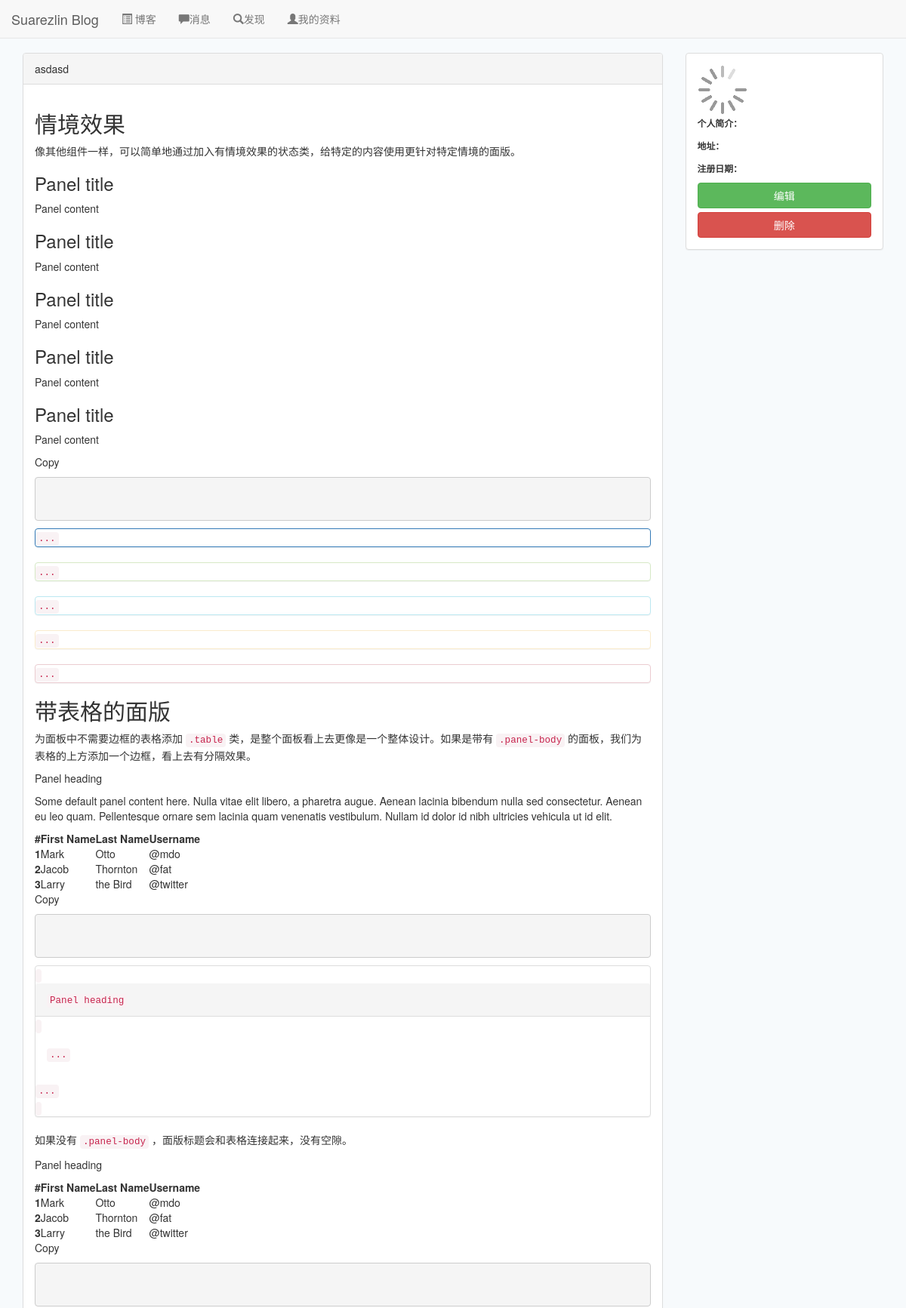
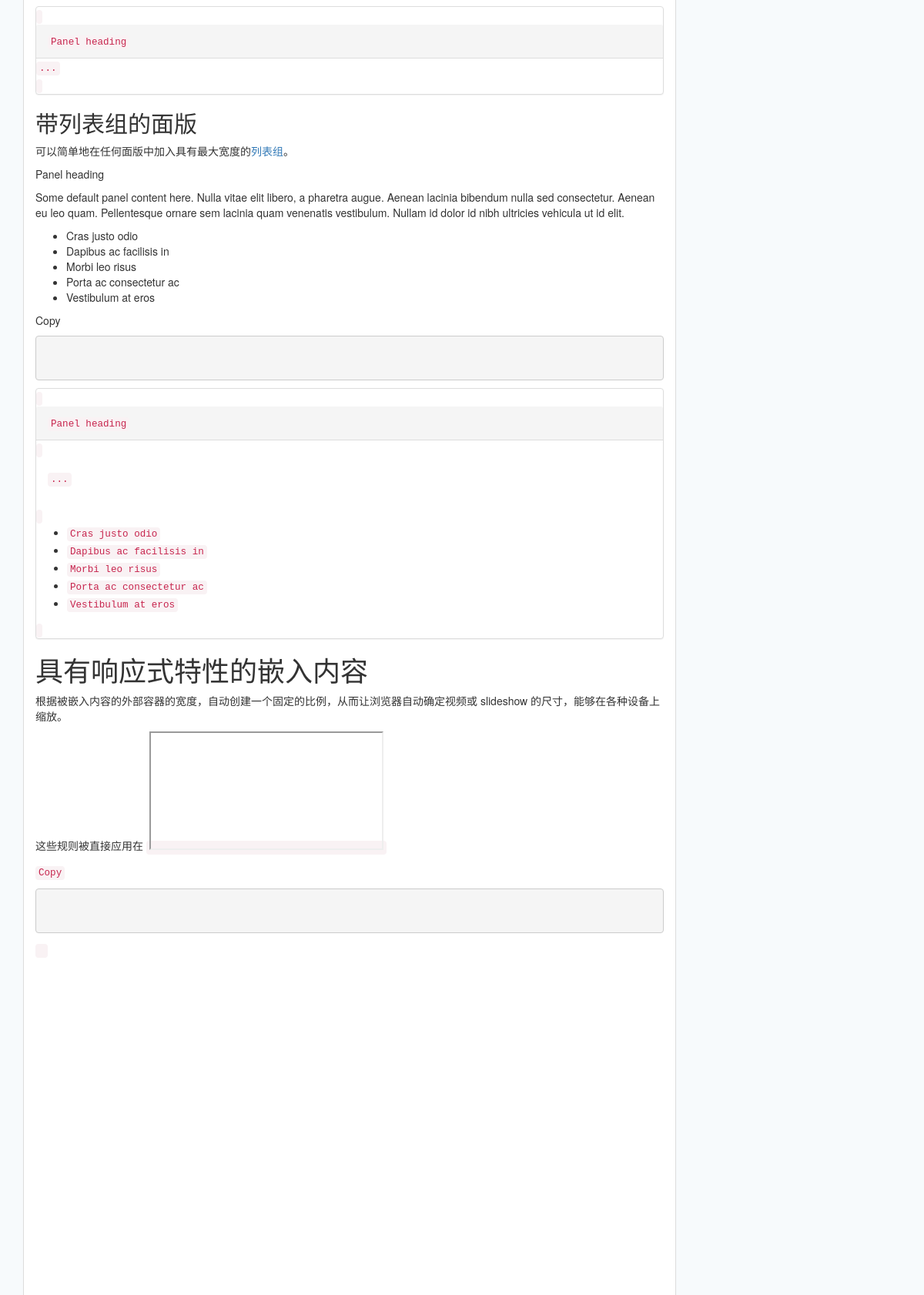
The page /blog/103 (signed in, upper part) on the database its author committed (2 pictures, top to bottom).
### app/models.py (models this page shows, shortened)
class Text(db.Model):
    __tablename__ = 'texts'
    id = db.Column(db.Integer, primary_key=True)
    body = db.Column(db.Text)
    timestamp = db.Column(db.DateTime, index=True, default=datetime.utcnow)
    author_id = db.Column(db.Integer, db.ForeignKey('users.id'))
    comments = db.relationship('Comment', backref='text')
    title = db.Column(db.Text)
    txt = db.Column(db.Text)
    messages = db.relationship('Message', backref='blog')

### app/main/views.py (the view, shortened to what this page needs)
@main.route('/blog/<id>')
@login_required
def get_blog(id):
    blog = Text.query.filter_by(id=id).first()
    if current_user == blog.author:
        if blog is None:
            abort(404)
        else:
            author = blog.author
            timestamp = utc2local(blog.timestamp).strftime('%Y-%m-%d')
            return render_template('blog.html', author=author, blog=blog, timestamp=timestamp)

### app/auth/views.py (called while the page is built)
@auth.before_app_request
def before_request():
    if current_user.is_authenticated and not current_user.confirmed and request.endpoint[:5]!='auth.':
        return redirect(url_for('auth.unconfirmed'))

### app/main/views.py (called while the page is built)
def utc2local(utc_st):
    now_stamp = time.time()
    local_time = datetime.datetime.fromtimestamp(now_stamp)
    utc_time = datetime.datetime.utcfromtimestamp(now_stamp)
    offset = local_time - utc_time
    local_st = utc_st + offset
    return local_st

### app/models.py (called while the page is built)
@login_manager.user_loader
def load_user(user_id):
    return User.query.get(int(user_id))

### app/templates/blog.html (shortened to what this page needs)
{% extends "base.html" %}
{% block body %}
    <div class="container">
        <div class="row">
            <div class="col-md-9">
                <div class="panel panel-default">
                    <div class="panel-heading">{{ blog.title }}</div>
                    <div class="panel-body">{{ blog.body |safe }}</div>
                </div>
            </div>
            <div class="col-md-3 hidden-xs">
                <div class="panel panel-default info">
                    <div class="panel-body">
                        <div class="media">
                            <div class="media-left">
                                <a data-toggle="modal" data-target="#avatar_modal">
                                    <img class="media-object img-rounded" src="http://localhost:5000/static/wait.gif"
                                         alt=""
                                         style="width: 66px" id="ava">
                                </a>
                            </div>
                            <div class="media-body">
                            </div>
                            <ul class="list-inline">
                                <li>
                                    <small><strong>个人简介：</strong></small>
                                </li>
                            </ul>
                            <ul class="list-inline">
                                <li>
                                    <small><strong>地址：</strong></small>
                                </li>
                            </ul>
                            <ul class="list-inline">
                                <li>
                                    <small><strong>注册日期：</strong></small>
                                </li>
                            </ul>
                        </div>
                        <button type="button" class="btn btn-success btn-block" id="b1" blog="{{ blog.id }}">编辑
                        </button>
                        <button type="button" class="btn btn-danger btn-block" id="b2" blog="{{ blog.id }}">删除
                        </button>
                    </div>
                </div>
            </div>
        </div>
    </div>
{% endblock %}

### app/templates/blog.html (style rules this page uses)
.info { position: fixed; width: 262.5px; }

### rows shown on the page
Text: title "asdasd", body "情境效果 像其他组件一样，可以简单地通过加入有情境效果的状态类，给特定的内容使用更针对特定情境的面版。 Panel title Panel content Panel title Panel content Panel title Panel content Panel title Panel content Panel title Panel content Copy ... ... ... ... ... 带表格的面版 为面板中不需要边框的表格添加 .table 类，是整个面板看上去更像是一个整体设计。如果是带有 .panel-body 的面板，我们为表格的上方添加一个边框，看上去有分隔效果。 Panel heading Some default panel content here. Nulla vitae elit libero, a pharetra augue. Aenean lacinia bibendum nulla sed consectetur. Aenean eu leo quam. Pellentesque ornare sem lacinia quam venenatis vestibulum. Nullam id dolor id nibh ultricies vehicula ut id elit. # First Name Last Name Username 1 Mark Otto @mdo 2 Jacob Thornton @fat 3 Larry the Bird @twitter Copy Panel heading ... ...…"
